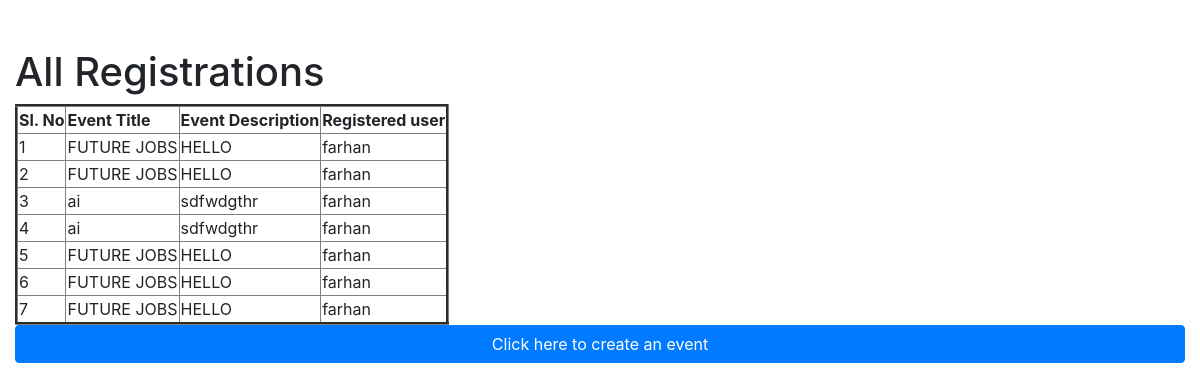
The app's page /events/registrations with its own data.
### events/models.py (models this page shows)
class event_registration(models.Model):
    user = models.ForeignKey(User, on_delete=models.CASCADE)
    event = models.ForeignKey(event, on_delete= models.CASCADE)

class event(models.Model) :
    user_id = models.ForeignKey(User,on_delete=models.CASCADE)
    title = models.CharField(max_length=30)
    datetime = models.DateTimeField()
    location = models.CharField(max_length=30)
    max_participants = models.IntegerField()
    description = models.TextField()

### events/views.py (the view)
# urls.py: path('registrations', views.view_registrations),
def view_registrations(request) :
    registrations = event_registration.objects.all()
    return render(request, 'view_registrations.html', {'registrations':registrations })

### templates/view_registrations.html (shortened to what this page needs)
{% extends 'base.html' %}
{% block content %}
</div>
<h1>All Registrations</h1>
<table border="3px">
  <tr>
    <th>Sl. No</th>
    <th>Event Title</th>
    <th>Event Description</th>
    <th>Registered user</th>
  </tr>
  {% for registration in registrations %}
    <tr>
      <td>{{forloop.counter}}</td>
      <td>{{registration.event.title}}</td>
      <td>{{registration.event.description}}</td>
      <td>{{registration.user.first_name}}</td>
    </tr>
  {% endfor %}
</table>
<form action="/events/create">
  <input type="submit" value="Click here to create an event" class="btn btn-primary btn-block"/>
</form>
{% endblock %}

### templates/base.html (shortened to what this page needs)
<!DOCTYPE html>
<html lang="en">
<head>
    <link rel="stylesheet" href="https://stackpath.bootstrapcdn.com/bootstrap/4.3.1/css/bootstrap.min.css">
</head>
<body>
    <div class="container-fluid">
        <div class="container p-3 mt-3">
            {% block content %}{% endblock %}
        </div>
</body>
</html>

### records on screen
event_registration: event "FUTURE JOBS", event.description "HELLO", user.first_name "farhan"
event_registration: event "FUTURE JOBS", event.description "HELLO", user.first_name "farhan"
event_registration: event "ai", event.description "sdfwdgthr", user.first_name "farhan"
event_registration: event "ai", event.description "sdfwdgthr", user.first_name "farhan"
event_registration: event "FUTURE JOBS", event.description "HELLO", user.first_name "farhan"
event_registration: event "FUTURE JOBS", event.description "HELLO", user.first_name "farhan"
event_registration: event "FUTURE JOBS", event.description "HELLO", user.first_name "farhan"
